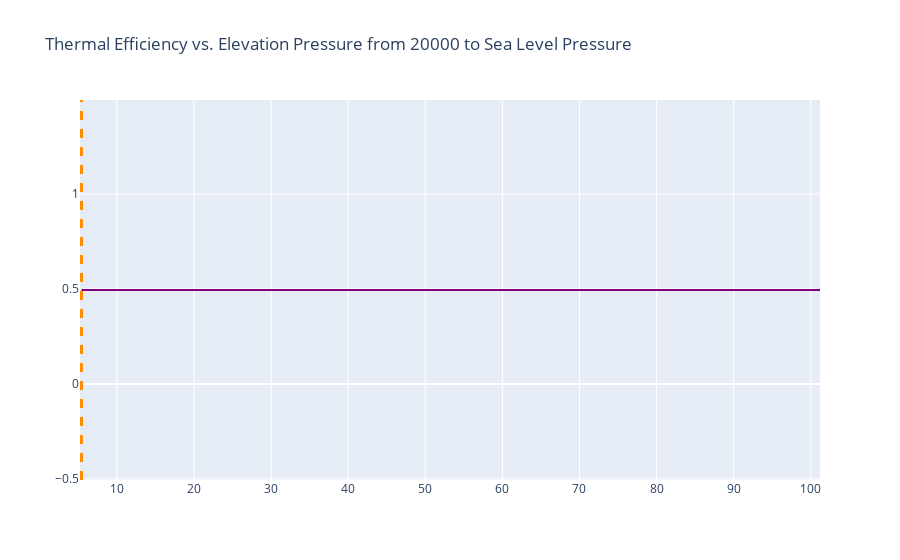

Here is the notebook cell this chart was saved with:
### Code cell
#P1
def get_efficiency_vary_p1(p1):
    turbo = turbojet_engine()
    turbo.p1 = p1
    turbo.cycle_analysis()
    turbo.perform_analysis()
    return turbo.eta_th

#Calculate Efficiency varying Max Temp
p1_arr = np.arange(start = 5.4, stop = 101.3, step = 0.1)
eta_th_arr = np.array([])
for i in range(len(p1_arr)):
    eta_th_arr = np.append(eta_th_arr, get_efficiency_vary_p1(p1_arr[i]))
    
#Graph it
fig = go.Figure()
fig.add_trace(go.Scatter(
    x=p1_arr,
    y=eta_th_arr,
    marker_color='purple',
    name='Efficiency (%)'
))

fig.add_vline(x=p1_arr[np.argmax(eta_th_arr)], line_width=3, line_dash="dash", line_color="darkorange")

fig.update_layout(
    title_text = 'Thermal Efficiency vs. Elevation Pressure from 20000 to Sea Level Pressure'
)

fig.show()

### Figure 1 — Plotly figure (JSON) as saved in the notebook; plotly's stock layout.template omitted (floating-point values rounded to 4 significant figures; data arrays with more than 128 entries replaced by an {"elided": "..."} marker saying what was removed)
{"data": [{"marker": {"color": "purple"}, "name": "Efficiency (%)", "type": "scatter", "x": {"elided": "959 float values"}, "y": {"elided": "959 float values"}}], "layout": {"shapes": [{"line": {"color": "darkorange", "dash": "dash", "width": 3}, "type": "line", "x0": 5.4, "x1": 5.4, "xref": "x", "y0": 0, "y1": 1, "yref": "y domain"}], "title": {"text": "Thermal Efficiency vs. Elevation Pressure from 20000 to Sea Level Pressure"}}}
